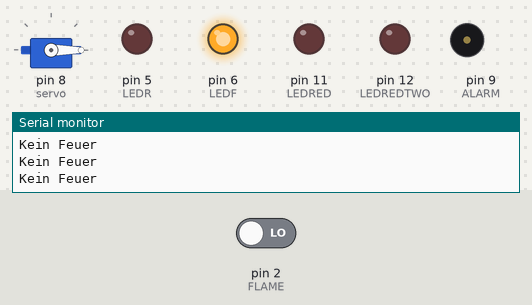
A sketch run on a simulated Arduino Uno, built with avr-gcc and run on an emulated ATmega328P. Parts: servo, output pins drawn as LEDs (lit = HIGH), buzzer (waves = sounding), the last lines printed to the serial monitor. The inputs (shaded band) are chosen by the test bench; at power-on: pin 2 (FLAME) LOW. Pins used as bus, display or sensor lines are not drawn.

Above: at 1.2 s.
1.3 s: pin 2 (FLAME) driven HIGH
At 1.98 s:
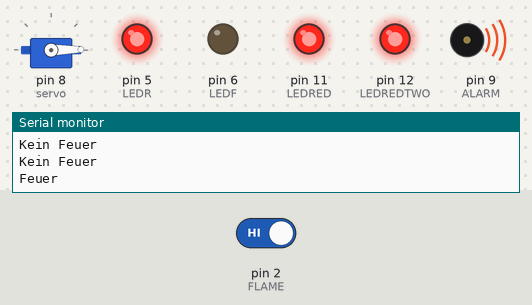
At 2.34 s:
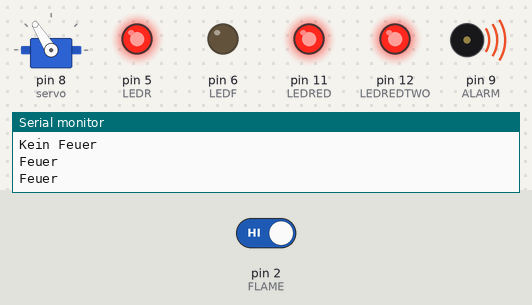
Timing chart, 0 to 56.8 s (numbered marks = the images above; inputs shaded):
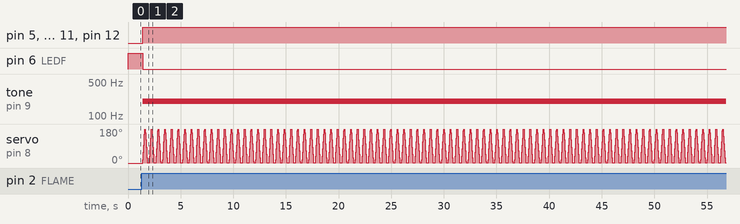

The sketch:

Feueralarm.ino
```cpp
#include <Servo.h>
#define FLAME 2 //Verbindet DO pin vom Feuer-Sensor mit dem Pin 2
#define ALARM 9 //Verbindet DO pin vom Alarm-Sensor mit dem Pin 9
#define LEDR 5 //Verbindet DO pin vom LEDF=Rot-Sensor mit dem Pin 5
#define LEDF 6 //Verbindet DO pin vom LEDF=Grün-Sensor mit dem Pin 6
#define LEDRED 11 //Verbindet DO pin vom LED-Rot-Sensor mit dem Pin 11
#define LEDREDTWO 12 //Verbindet DO pin vom LED-Rot2-Sensor mit dem Pin 12
Servo servo;
int angle = 0;

void setup() {
  Serial.begin(9600);
  Serial.println("Nicolas und Anthony Feuer Tester");
  pinMode(FLAME, INPUT);//definiert Feuer input pin
  pinMode(ALARM, OUTPUT);
  pinMode(LEDR, OUTPUT);
  pinMode(LEDF, OUTPUT);
  pinMode(LEDRED, OUTPUT);
  pinMode(LEDREDTWO , OUTPUT);
  servo.attach(8);
  servo.write(angle);
}


void loop()
{
   digitalWrite(LEDF, HIGH); //Wenn kein Feuer leuchtet es Grün
  int feuer = digitalRead(FLAME); //LiestFeuer Sensor
  if ( feuer == HIGH ) {        //Wenn Feuer dann
    digitalWrite(ALARM, HIGH);  //Alarm geht los
    tone(9, 200);
    Serial.println("Feuer"); //Meldung
    //led gehen an und aus
    digitalWrite(LEDR, HIGH);
    digitalWrite(LEDF, LOW);
    digitalWrite(LEDRED, HIGH);
     digitalWrite(LEDREDTWO, HIGH);
    for (angle = 0; angle < 200; angle++) //Rad dreht sich --> Scanne von 0 zu 200 Grad
    {
      servo.write(angle);
      delay(1);
    }
    for (angle = 200; angle > 0; angle--)    //Scanne zurück von 200 zu 0 Grad
    {
      servo.write(angle);

      delay(1);
    }


  }
  //Kein Feuer mehr
  else {
    digitalWrite(ALARM, LOW);  //Alarm geht aus
    noTone(9);
    digitalWrite(LEDR, LOW); //Led-Rot geht aus
    digitalWrite(LEDRED, LOW); //Rad-Led1 gehen aus
    digitalWrite(LEDREDTWO, LOW); //Rad-Led2 gehen aus
    Serial.println("Kein Feuer"); //Meldung das kein Feuer vorhanden ist
  }

  delay(200);
}
```
